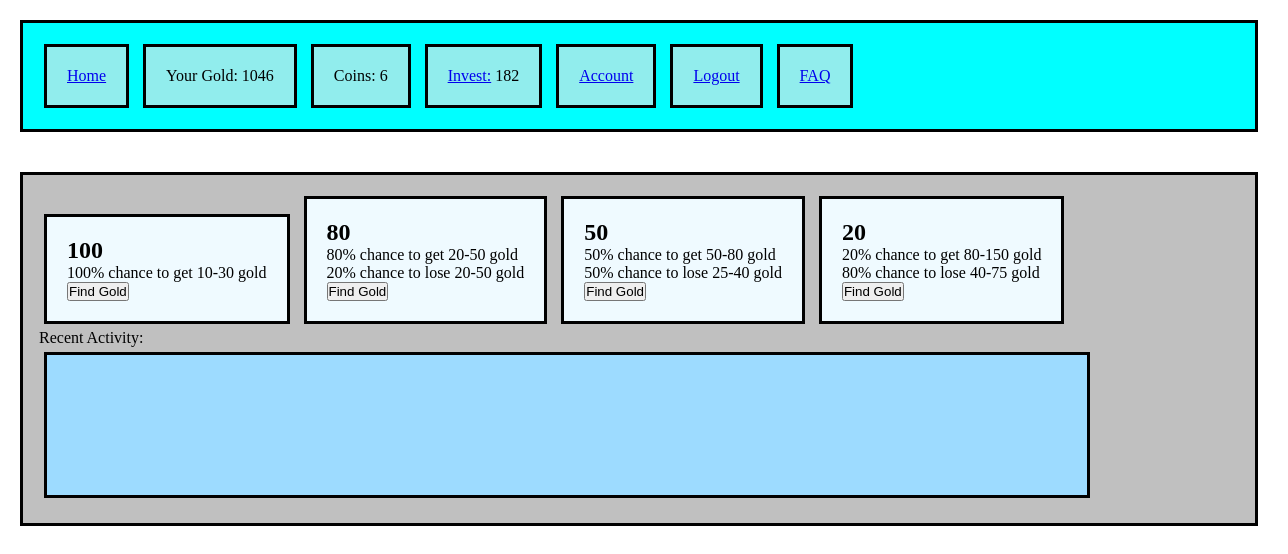
The page / (signed in) on the database as committed earlier.
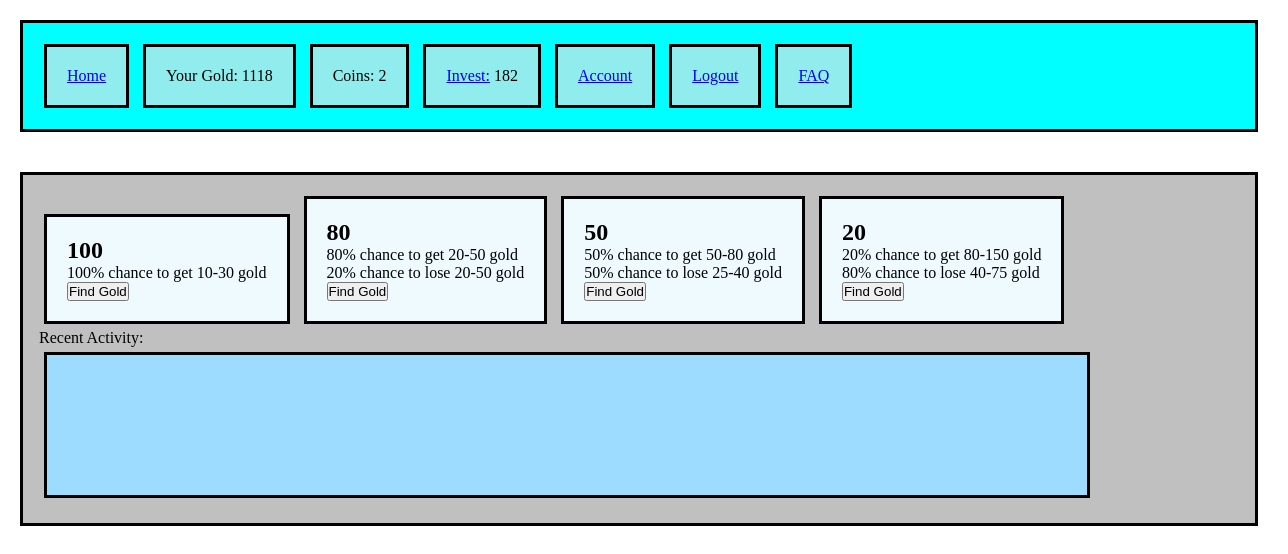
The same page on the database as committed later.
### app1/models.py (models this page shows)
class User(models.Model):
    email = models.CharField(max_length=100)
    username =models.CharField(max_length=100)
    password = models.CharField(max_length=100)
    account_balance = models.IntegerField()
    coins = models.IntegerField()
    invested_balance = models.IntegerField()
    date_joined = models.DateTimeField(auto_now_add=True)
    investment_click_counter = models.IntegerField()
    coin_click_counter = models.IntegerField()
    level = models.IntegerField()
    objects = UserManager()

### app1/views.py (the view)
# urls.py: path('', views.index),
def index(request):
    if 'user_id' not in request.session:
        return redirect('/display_login')
    user = User.objects.get(id=request.session['user_id'])
    context = {
    "user":user
}
    change_level(user)
    if 'activities' not in request.session:
        request.session['activities'] = []
    if user.coins == 0:
        return redirect("/no_more_coins")
    return render(request, "index.html",context)

### app1/templates/index.html (shortened to what this page needs)
<!DOCTYPE html>
<html>
  <head>
    {% load static %}
    <link rel="stylesheet" href="{% static 'css/style.css' %}">
  </head>
  <body>
      <div id='above_wrapper'>
        <div class='nav_bar'><p><a href='/'>Home</a> </p></div>
            <div class='nav_bar'><p>Your Gold: {{user.account_balance}}</p></div>
            <div class='nav_bar'><p>Coins: {{user.coins}}</p></div>
            <div class='nav_bar'><p><a href='/display_invest'>Invest:</a> {{user.invested_balance}}</p></div>
            <div class='nav_bar'><p><a href='/display_account'>Account</a></p></div>
            <div class='nav_bar'><p><a href='/logout'>Logout</a></p></div>
            <div class='nav_bar'><p><a href='/faq'>FAQ</a></p></div>
      </div>
    <div id='wrapper'>
      <div class='options'>
              <form class='option' action="/process_money/" method="post">
                  <h2>100</h2>
                  <p>100% chance to get 10-30 gold</p>
                  <button name='farm' type="submit">Find Gold</button>
              </form>
      </div>
      <div class='options'>
          <form class='option' action="/process_money/" method="post">
              <h2>80</h2>
              <p>80% chance to get 20-50 gold</p>
              <p>20% chance to lose 20-50 gold</p>
              <button name='cave' type="submit">Find Gold</button>
          </form>
      </div>
      <div class='options'>
          <form class='option' action="/process_money/" method="post" >
              <h2>50</h2>
              <p>50% chance to get 50-80 gold</p>
              <p>50% chance to lose 25-40 gold</p>
              <button name='house' type="submit">Find Gold</button>
          </form>
      </div>
      <div class='options'>
          <form class='option' action="/process_money/" method="post">
              <h2>20</h2>
              <p>20% chance to get 80-150 gold</p>
              <p>80% chance to lose 40-75 gold</p>
              <button name='casino' type="submit">Find Gold</button>
          </form>
      </div>
      <p> Recent Activity:</p>
      <div id='activities'>
      </div>
    </div>
  </body>
</html>

Rows that differ between the two databases and show on the page:
changed User: account_balance "1046" → "1118"; coins "6" → "2"
